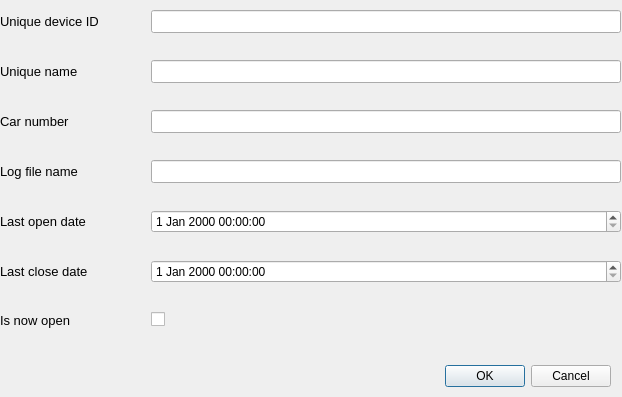
<?xml version="1.0" encoding="UTF-8"?>
<ui version="4.0">
 <class>InsertRecord</class>
 <widget class="QDialog" name="InsertRecord">
  <property name="geometry">
   <rect>
    <x>0</x>
    <y>0</y>
    <width>622</width>
    <height>397</height>
   </rect>
  </property>
  <property name="windowTitle">
   <string>Dialog</string>
  </property>
  <widget class="QDialogButtonBox" name="buttonBox">
   <property name="geometry">
    <rect>
     <x>270</x>
     <y>360</y>
     <width>341</width>
     <height>32</height>
    </rect>
   </property>
   <property name="orientation">
    <enum>Qt::Horizontal</enum>
   </property>
   <property name="standardButtons">
    <set>QDialogButtonBox::Cancel|QDialogButtonBox::Ok</set>
   </property>
  </widget>
  <widget class="QWidget" name="layoutWidget">
   <property name="geometry">
    <rect>
     <x>0</x>
     <y>10</y>
     <width>621</width>
     <height>341</height>
    </rect>
   </property>
   <layout class="QGridLayout" name="gridLayout">
    <item row="4" column="1" colspan="2">
     <spacer name="horizontalSpacer_3">
      <property name="font">
       <font>
        <pointsize>10</pointsize>
       </font>
      </property>
      <property name="orientation">
       <enum>Qt::Horizontal</enum>
      </property>
      <property name="sizeType">
       <enum>QSizePolicy::Preferred</enum>
      </property>
      <property name="sizeHint" stdset="0">
       <size>
        <width>40</width>
        <height>20</height>
       </size>
      </property>
     </spacer>
    </item>
    <item row="12" column="0" colspan="2">
     <widget class="QLabel" name="lbl_fuleing">
      <property name="font">
       <font>
        <pointsize>10</pointsize>
       </font>
      </property>
      <property name="text">
       <string>Is now open</string>
      </property>
     </widget>
    </item>
    <item row="6" column="0">
     <widget class="QLabel" name="lbl_mileage">
      <property name="font">
       <font>
        <pointsize>10</pointsize>
       </font>
      </property>
      <property name="text">
       <string>Log file name</string>
      </property>
     </widget>
    </item>
    <item row="12" column="2">
     <spacer name="horizontalSpacer_7">
      <property name="font">
       <font>
        <pointsize>10</pointsize>
       </font>
      </property>
      <property name="orientation">
       <enum>Qt::Horizontal</enum>
      </property>
      <property name="sizeType">
       <enum>QSizePolicy::Preferred</enum>
      </property>
      <property name="sizeHint" stdset="0">
       <size>
        <width>40</width>
        <height>20</height>
       </size>
      </property>
     </spacer>
    </item>
    <item row="6" column="1" colspan="2">
     <spacer name="horizontalSpacer_4">
      <property name="font">
       <font>
        <pointsize>10</pointsize>
       </font>
      </property>
      <property name="orientation">
       <enum>Qt::Horizontal</enum>
      </property>
      <property name="sizeType">
       <enum>QSizePolicy::Preferred</enum>
      </property>
      <property name="sizeHint" stdset="0">
       <size>
        <width>40</width>
        <height>20</height>
       </size>
      </property>
     </spacer>
    </item>
    <item row="6" column="4">
     <widget class="QLineEdit" name="edit_logFileName">
      <property name="minimumSize">
       <size>
        <width>250</width>
        <height>0</height>
       </size>
      </property>
      <property name="font">
       <font>
        <pointsize>10</pointsize>
       </font>
      </property>
     </widget>
    </item>
    <item row="3" column="0">
     <spacer name="verticalSpacer_2">
      <property name="orientation">
       <enum>Qt::Vertical</enum>
      </property>
      <property name="sizeHint" stdset="0">
       <size>
        <width>20</width>
        <height>40</height>
       </size>
      </property>
     </spacer>
    </item>
    <item row="4" column="0">
     <widget class="QLabel" name="lbl_tankCap">
      <property name="font">
       <font>
        <pointsize>10</pointsize>
       </font>
      </property>
      <property name="text">
       <string>Car number</string>
      </property>
     </widget>
    </item>
    <item row="2" column="0">
     <widget class="QLabel" name="lbl_driver">
      <property name="font">
       <font>
        <pointsize>10</pointsize>
       </font>
      </property>
      <property name="text">
       <string>Unique name</string>
      </property>
     </widget>
    </item>
    <item row="12" column="4">
     <widget class="QCheckBox" name="check_isNowOpen">
      <property name="text">
       <string/>
      </property>
     </widget>
    </item>
    <item row="10" column="2">
     <spacer name="horizontalSpacer_6">
      <property name="font">
       <font>
        <pointsize>10</pointsize>
       </font>
      </property>
      <property name="orientation">
       <enum>Qt::Horizontal</enum>
      </property>
      <property name="sizeType">
       <enum>QSizePolicy::Preferred</enum>
      </property>
      <property name="sizeHint" stdset="0">
       <size>
        <width>40</width>
        <height>20</height>
       </size>
      </property>
     </spacer>
    </item>
    <item row="0" column="0" colspan="2">
     <widget class="QLabel" name="lbl_carName">
      <property name="font">
       <font>
        <pointsize>10</pointsize>
       </font>
      </property>
      <property name="text">
       <string>Unique device ID</string>
      </property>
     </widget>
    </item>
    <item row="2" column="4">
     <widget class="QLineEdit" name="edit_uniqueName">
      <property name="minimumSize">
       <size>
        <width>250</width>
        <height>0</height>
       </size>
      </property>
      <property name="font">
       <font>
        <pointsize>10</pointsize>
       </font>
      </property>
     </widget>
    </item>
    <item row="11" column="0">
     <spacer name="verticalSpacer_6">
      <property name="orientation">
       <enum>Qt::Vertical</enum>
      </property>
      <property name="sizeHint" stdset="0">
       <size>
        <width>20</width>
        <height>40</height>
       </size>
      </property>
     </spacer>
    </item>
    <item row="4" column="4">
     <widget class="QLineEdit" name="edit_carNumber">
      <property name="minimumSize">
       <size>
        <width>250</width>
        <height>0</height>
       </size>
      </property>
      <property name="font">
       <font>
        <pointsize>10</pointsize>
       </font>
      </property>
     </widget>
    </item>
    <item row="8" column="1" colspan="2">
     <spacer name="horizontalSpacer_5">
      <property name="font">
       <font>
        <pointsize>10</pointsize>
       </font>
      </property>
      <property name="orientation">
       <enum>Qt::Horizontal</enum>
      </property>
      <property name="sizeType">
       <enum>QSizePolicy::Preferred</enum>
      </property>
      <property name="sizeHint" stdset="0">
       <size>
        <width>40</width>
        <height>20</height>
       </size>
      </property>
     </spacer>
    </item>
    <item row="0" column="2">
     <spacer name="horizontalSpacer">
      <property name="font">
       <font>
        <pointsize>10</pointsize>
       </font>
      </property>
      <property name="orientation">
       <enum>Qt::Horizontal</enum>
      </property>
      <property name="sizeType">
       <enum>QSizePolicy::Preferred</enum>
      </property>
      <property name="sizeHint" stdset="0">
       <size>
        <width>40</width>
        <height>20</height>
       </size>
      </property>
     </spacer>
    </item>
    <item row="5" column="0">
     <spacer name="verticalSpacer_3">
      <property name="orientation">
       <enum>Qt::Vertical</enum>
      </property>
      <property name="sizeHint" stdset="0">
       <size>
        <width>20</width>
        <height>40</height>
       </size>
      </property>
     </spacer>
    </item>
    <item row="9" column="0">
     <spacer name="verticalSpacer_5">
      <property name="orientation">
       <enum>Qt::Vertical</enum>
      </property>
      <property name="sizeHint" stdset="0">
       <size>
        <width>20</width>
        <height>40</height>
       </size>
      </property>
     </spacer>
    </item>
    <item row="13" column="0">
     <spacer name="verticalSpacer_7">
      <property name="orientation">
       <enum>Qt::Vertical</enum>
      </property>
      <property name="sizeHint" stdset="0">
       <size>
        <width>20</width>
        <height>40</height>
       </size>
      </property>
     </spacer>
    </item>
    <item row="8" column="0">
     <widget class="QLabel" name="lbl_date">
      <property name="font">
       <font>
        <pointsize>10</pointsize>
       </font>
      </property>
      <property name="text">
       <string>Last open date</string>
      </property>
     </widget>
    </item>
    <item row="7" column="0">
     <spacer name="verticalSpacer_4">
      <property name="orientation">
       <enum>Qt::Vertical</enum>
      </property>
      <property name="sizeHint" stdset="0">
       <size>
        <width>20</width>
        <height>40</height>
       </size>
      </property>
     </spacer>
    </item>
    <item row="0" column="4">
     <widget class="QLineEdit" name="edit_uniqueId">
      <property name="minimumSize">
       <size>
        <width>250</width>
        <height>0</height>
       </size>
      </property>
      <property name="font">
       <font>
        <pointsize>10</pointsize>
       </font>
      </property>
     </widget>
    </item>
    <item row="1" column="0">
     <spacer name="verticalSpacer">
      <property name="orientation">
       <enum>Qt::Vertical</enum>
      </property>
      <property name="sizeHint" stdset="0">
       <size>
        <width>20</width>
        <height>40</height>
       </size>
      </property>
     </spacer>
    </item>
    <item row="10" column="0" colspan="2">
     <widget class="QLabel" name="lbl_alreadyRun">
      <property name="font">
       <font>
        <pointsize>10</pointsize>
       </font>
      </property>
      <property name="text">
       <string>Last close date</string>
      </property>
     </widget>
    </item>
    <item row="2" column="1" colspan="2">
     <spacer name="horizontalSpacer_2">
      <property name="font">
       <font>
        <pointsize>10</pointsize>
       </font>
      </property>
      <property name="orientation">
       <enum>Qt::Horizontal</enum>
      </property>
      <property name="sizeType">
       <enum>QSizePolicy::Preferred</enum>
      </property>
      <property name="sizeHint" stdset="0">
       <size>
        <width>40</width>
        <height>20</height>
       </size>
      </property>
     </spacer>
    </item>
    <item row="8" column="4">
     <widget class="QDateTimeEdit" name="edit_lastOpenDate"/>
    </item>
    <item row="10" column="4">
     <widget class="QDateTimeEdit" name="edit_lastCloseDate"/>
    </item>
   </layout>
  </widget>
 </widget>
 <resources/>
 <connections>
  <connection>
   <sender>buttonBox</sender>
   <signal>accepted()</signal>
   <receiver>InsertRecord</receiver>
   <slot>accept()</slot>
   <hints>
    <hint type="sourcelabel">
     <x>248</x>
     <y>254</y>
    </hint>
    <hint type="destinationlabel">
     <x>157</x>
     <y>274</y>
    </hint>
   </hints>
  </connection>
  <connection>
   <sender>buttonBox</sender>
   <signal>rejected()</signal>
   <receiver>InsertRecord</receiver>
   <slot>reject()</slot>
   <hints>
    <hint type="sourcelabel">
     <x>316</x>
     <y>260</y>
    </hint>
    <hint type="destinationlabel">
     <x>286</x>
     <y>274</y>
    </hint>
   </hints>
  </connection>
 </connections>
</ui>
